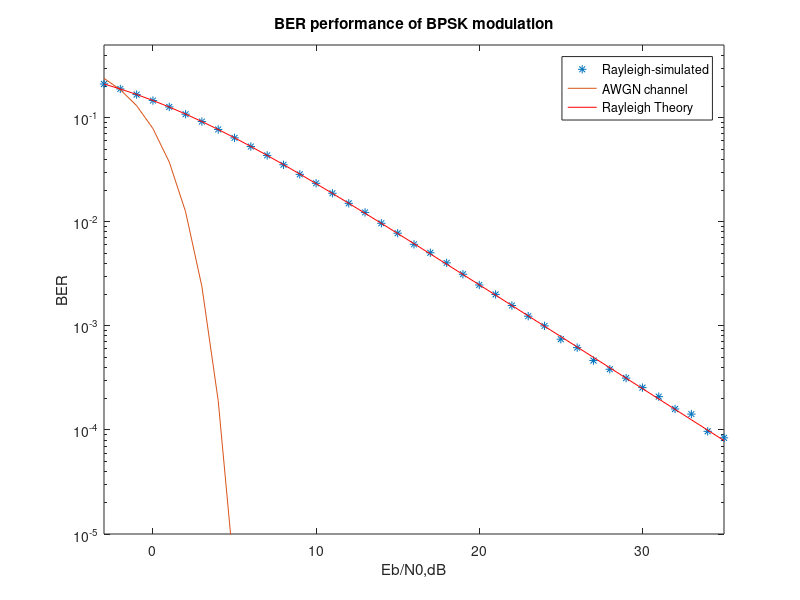

This chart was generated by the following MATLAB code:
clear;
N=10^6;
ip=rand(1,N)>0.5;
s=2*ip-1;
Eb_N0_dB=[-3:35]
for i=1:length(Eb_N0_dB)
    h=1/sqrt(2)*[randn(1,N)+j*randn(1,N)];
    n=1/sqrt(2)*[randn(1,N)+j*randn(1,N)];
    y=h.*s+10^(-Eb_N0_dB(i)/20)*n;
    yHat=y./h;
    ipHat=real(yHat)>0;
    nErr(i)=size(find(ip-ipHat),2);
end
simberr=nErr/N;

gausschannelber=0.5*erfc(10.^(Eb_N0_dB/10));

EbN0Lin=10.^(Eb_N0_dB/10);
theoberr=0.5.*(1-sqrt(EbN0Lin./(EbN0Lin+1)));
close all
semilogy(Eb_N0_dB,simberr,'*');hold
semilogy(Eb_N0_dB,gausschannelber);
semilogy(Eb_N0_dB,theoberr,'r');
axis([-3 35 10^-5 0.5])
legend('Rayleigh-simulated','AWGN channel', 'Rayleigh Theory');
xlabel('Eb/N0,dB');
ylabel('BER');
title('BER performance of BPSK modulation');
